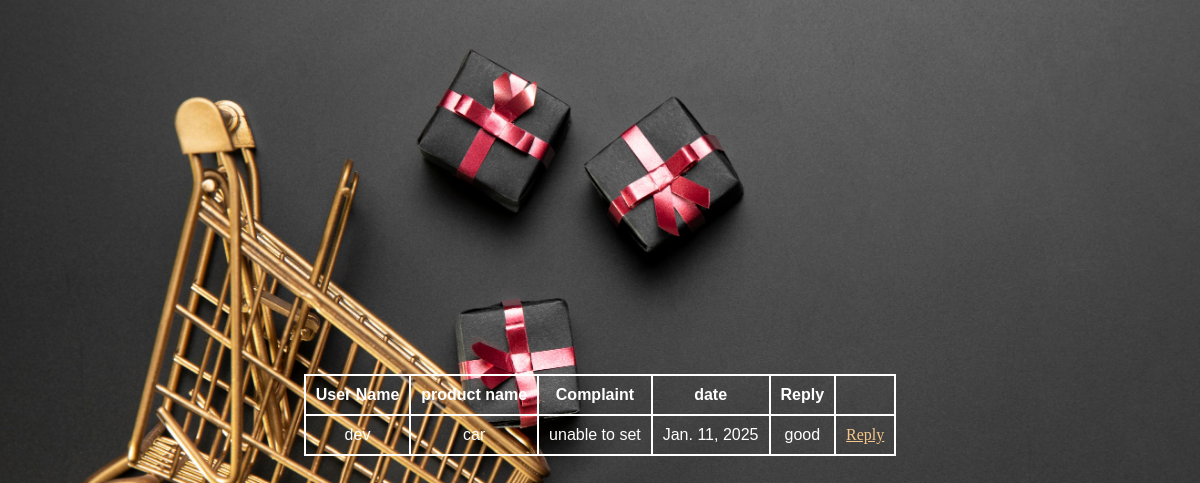
The app's page /sellercomp, older data.
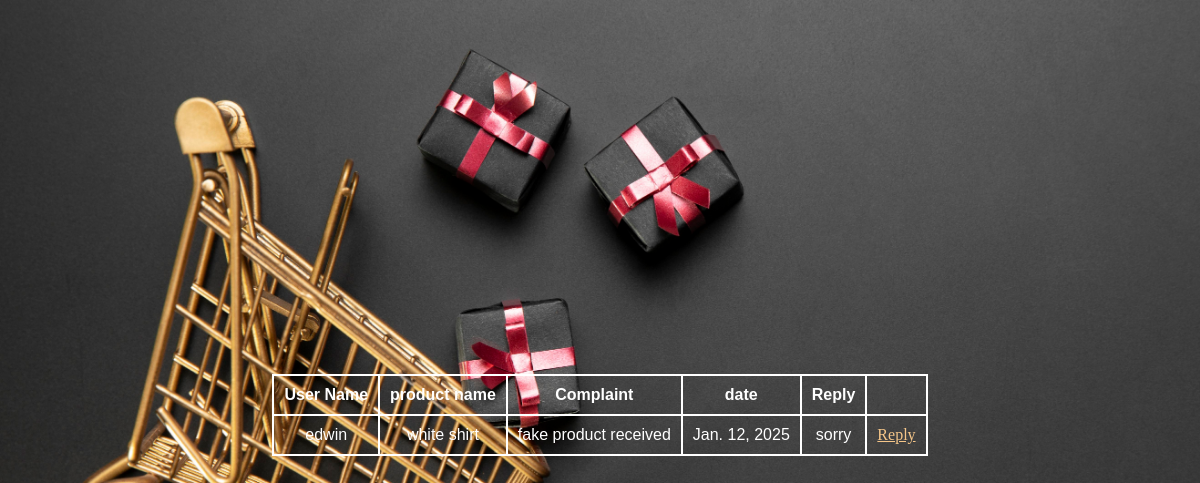
The same page, newer data.
### SpeedKartApp/models.py (models this page shows)
class Productrate_Table(models.Model):
    USER_ID = models.ForeignKey(UserTable_model, on_delete=models.CASCADE, null=True, blank=True)
    PRODUCT_ID = models.ForeignKey(Product_Table, on_delete=models.CASCADE, null=True, blank=True)
    created_at = models.DateField(auto_now_add= True, null=True, blank=True)
    updated_at = models.DateField(auto_now= True, null=True, blank=True)
    Review = models.CharField(max_length= 200, null= True, blank= True)
    Ratings = models.IntegerField(null= True, blank= True)
    Complaint = models.CharField(max_length= 200,null= True,blank= True)
    Reply = models.CharField(max_length= 200,null= True,blank= True)

class UserTable_model(models.Model):
    LOGIN_ID = models.ForeignKey(LoginTable_model, on_delete=models.CASCADE, null=True, blank=True)
    Name = models.CharField(max_length=100, null=True, blank=True)
    Email = models.CharField(max_length=100, null=True, blank=True)
    Phone_no = models.IntegerField(null= True, blank= True)
    Address = models.CharField(max_length=200, null=True, blank=True)

class LoginTable_model(models.Model):
    username = models.CharField(max_length=100, null=True, blank=True)
    password = models.CharField(max_length=100, null=True, blank=True)
    type = models.CharField(max_length=100, null=True, blank=True)

class Product_Table(models.Model):
    SELLER_ID = models.ForeignKey(Seller_Table, on_delete=models.CASCADE, null=True, blank=True)
    CATEGORY= models.ForeignKey(Category_Table, on_delete=models.CASCADE, null=True, blank=True)
    Product_name = models.CharField(max_length=100, null=True, blank=True)
    Product_image = models.FileField(upload_to='product/',null= True,blank=True)
    Description =  models.CharField(max_length= 100, null= True, blank= True)
    Price = models.IntegerField(null= True, blank= True)
    Quantity = models.IntegerField(null= True, blank= True)

### SpeedKartApp/views.py (the view)
# urls.py: path('sellercomp', SellerComp.as_view(), name="sellercomp"),
class SellerComp(View):
    def get(self, request):
        c=Productrate_Table.objects.all()
        return render(request, 'seller/viewcomplaint_seller.html',{'o':c})

### templates/seller/viewcomplaint_seller.html (shortened to what this page needs)
{% load static %}
<!DOCTYPE html>
<html lang="en">
<head>
    <link rel="stylesheet" href="{% static 'style.css'  %}">
</head>
<body class="test">
    <table>
        <tr>
        <th>User Name</th>
        <th>product name</th>
        <th>Complaint</th>
        <th> date </th>
        <th>Reply</th>
        <th></th>
    </tr>
    {% for i in o %}
        <tr>
            <td>{{i.USER_ID.LOGIN_ID.username}}</td>
        <td>{{i.PRODUCT_ID.Product_name}}</td>
        <td>{{i.Complaint}}</td>
        <td>{{i.created_at}}</td>
        <td>{{i.Reply}}</td>
            <td>
                <a href="/sellersendreply/{{i.id}}">Reply</a></td><br></tr>
       {%endfor%}
    </table>
</body>
</html>

Row changes from the older to the newer data that the page shows:
removed Productrate_Table: USER_ID.LOGIN_ID.username "dev", PRODUCT_ID.Product_name "car", Complaint "unable to set", created_at "Jan. 11, 2025", Reply "good"
added Productrate_Table: USER_ID.LOGIN_ID.username "edwin", PRODUCT_ID.Product_name "white shirt", Complaint "fake product received", created_at "Jan. 12, 2025", Reply "sorry"
